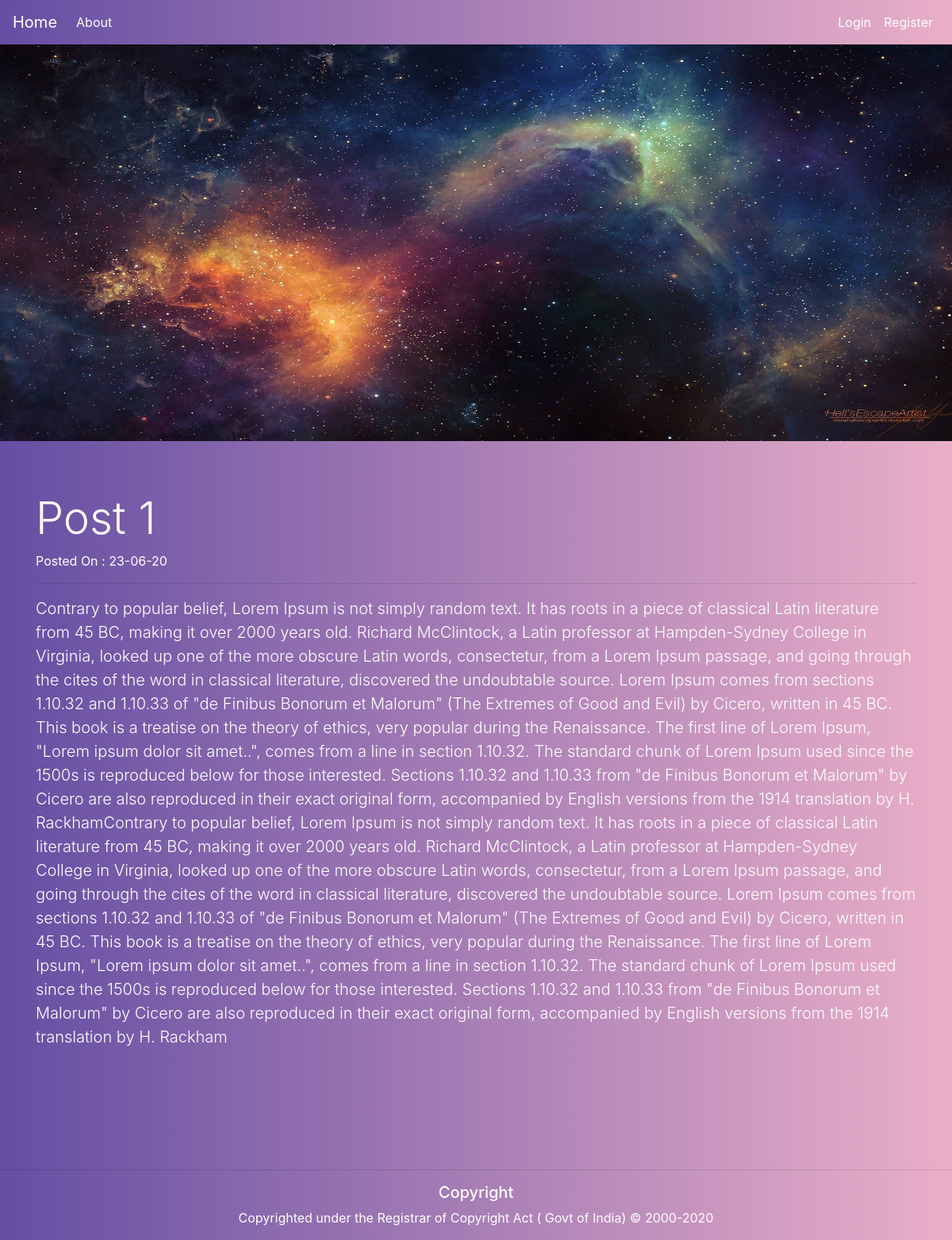
/read/1, run on the app's committed database.
### myproject/modles.py (models this page shows, shortened)
class Post(db.Model, UserMixin):
    id = db.Column(db.Integer, primary_key=True)
    title = db.Column(db.String, nullable=False)
    content = db.Column(db.String, nullable=False)
    post_image = db.Column(db.String, nullable=False, default='default_profile.png')
    date = db.Column(db.DateTime, nullable=False, default=datetime.utcnow)
    user_id = db.Column(db.Integer, db.ForeignKey('user.id'))

### myproject/posts/view.py (the view)
@post_blueprint.route('/read/<string:sno>')
def read(sno):
    post = Post.query.filter_by(id=sno).first()
    return render_template('read.html', post=post)

### myproject/posts/templates/posts/read.html
{% extends "base.html" %}
{% block content %}
<img style="width:100%; height:500px" src="{{url_for('static', filename='images/'+post.post_image)}}" class="img-fluid" alt="Responsive image">
<div class="jumbotron jumbotron-fluid" style="background:linear-gradient(to right, #654ea3, #eaafc8); color:white">
  <div class="container">
    <h1 class="display-4">{{post.title}}</h1>
    <p >Posted On : {{post.date.strftime("%d-%m-%y")}}</p><hr>
    <p class="lead">{{post.content}}</p>
  </div>
</div>
{% endblock %}

### myproject/templates/base.html (shortened to what this page needs)
<!DOCTYPE html>
<html lang="en">
<head>
<link rel="stylesheet" href="https://stackpath.bootstrapcdn.com/bootstrap/4.5.0/css/bootstrap.min.css">
</head>
<body style="background:linear-gradient(to right, #654ea3, #eaafc8)" >
	<nav class="navbar navbar-expand-lg navbar-light bg-light"
		 style="background:linear-gradient(to right, #654ea3, #eaafc8)">
	  <a class="navbar-brand" style="color:white" href="{{url_for('home')}}">Home</a>
	  <div class="collapse navbar-collapse " id="navbarSupportedContent">
	    <ul class="navbar-nav mr-auto">
	      <li class="nav-item active">
	        <a class="nav-link"  style="color:white" href="{{url_for('core.about')}}">About</a>
	      </li>
		</ul>
		  {% if current_user.is_authenticated %}
		  <div class="navbar-nav">
 			  <a class="nav-link"  style="color:white" href="{{url_for('user.account')}}">Account</a>
			  <a class="nav-link"  style="color:white" href="{{url_for('user.logout')}}">Logout</a>
		  </div>
		  {% else %}
		  <div class="navbar-nav">
	        <a class="nav-link"  style="color:white" href="{{url_for('user.login')}}">Login</a>
            <a class="nav-link"  style="color:white" href="{{url_for('user.register')}}">Register</a>
		  </div>
		  {% endif %}
	  </div>
	</nav>
	{% block content %}
	{% endblock %}
</body>
<br>
<hr>
<footer>
	<div align="center">
    <h5  style="color : white">Copyright </h5>
    <p  style="color : white">Copyrighted under the Registrar of Copyright Act ( Govt of India) © 2000-2020</p>
	</div>
</footer>
</html>

### data on the page
Post: post_image (picture), title "Post 1", date "23-06-20", content "Contrary to popular belief, Lorem Ipsum is not simply random text. It has roots in a piece of classical Latin literature from 45 BC, making it over 2000 years old. Richard McClintock, a Latin professor at Hampden-Sydney College in Virginia, looked up one of the more obscure Latin words, consectetur, from a Lorem Ipsum passage, and going through the cites of the word in classical literature, discovered the undoubtable source. Lorem Ipsum comes from sections 1.10.32 and 1.10.33 of \"de Finibus Bonorum et Malorum\" (The Extremes of Good and Evil) by Cicero, written in 45 BC. This book is a treatise on the theory of ethics, very popular during the Renaissance. The first line of Lorem Ipsum,…"
